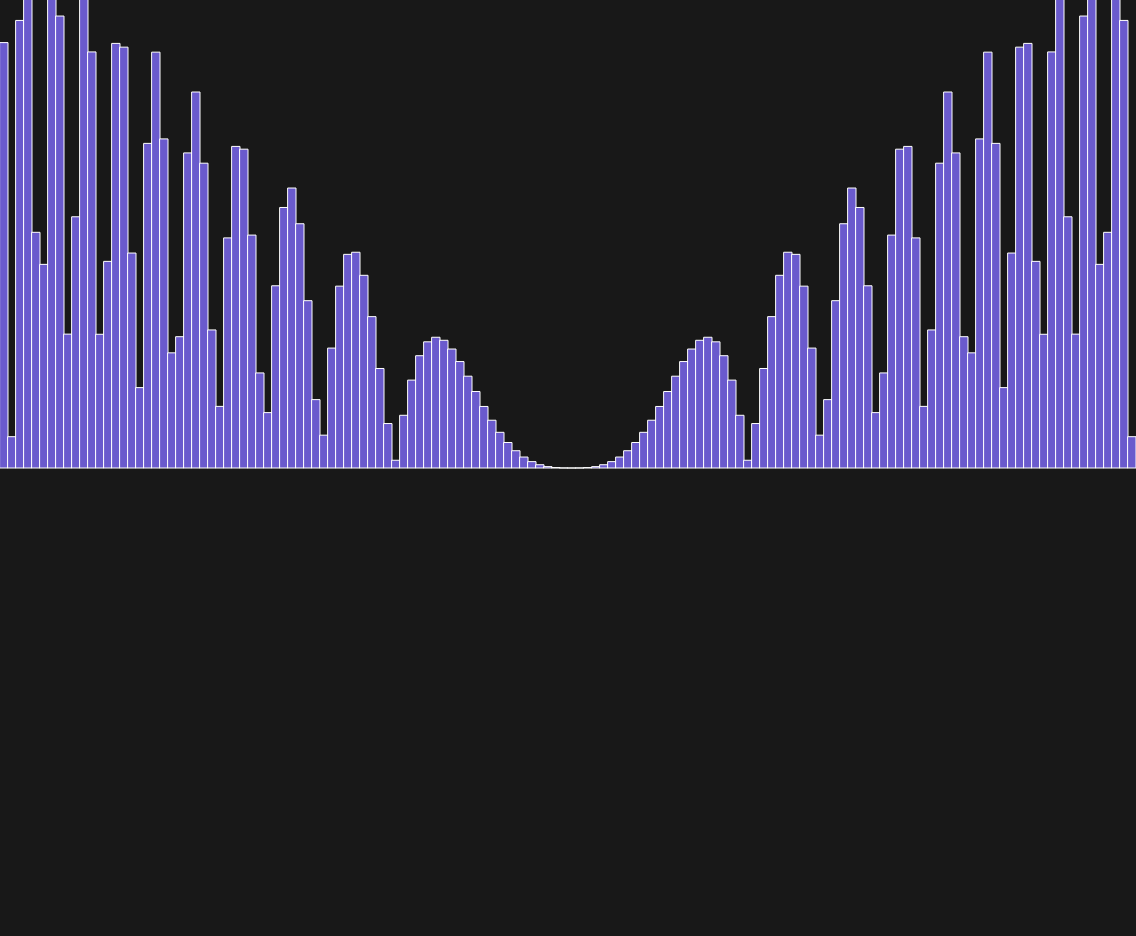
Frame 1 (no input)
Frame 2 (the mouse pressed at the canvas centre, redrawn once): identical to frame 1, image omitted

The p5.js sketch that drew this single still picture (run headless with seeded random() and noise() and a simulated clock; the mouse was pressed at the canvas centre and the sketch redrawn once):

// p5.js sketch
// ── sketch.js
const SKETCH_MARGIN = 32;

let scaling;
let dx;

function getCanvasWidth() {
  return windowWidth - SKETCH_MARGIN * 2;
}

function getCanvasHeight() {
  return windowHeight - SKETCH_MARGIN * 2;
}

function f(x) {
  return Math.sin(x * x) * x;
}

function shouldPaint(x, y) {
  const fx = f(x);

  return (0 < y && y < fx) || (0 > y && y > fx);
}

function sliderMoved() {
  redraw();
}

function setup() {
  createCanvas(getCanvasWidth(), getCanvasHeight());
  scaling = createSlider(1, 1000, 100, 1);
  dx = createSlider(.1, 32, 8, .1);
  scaling.input(sliderMoved);
  dx.input(sliderMoved);
  noLoop();
}

function draw() {
  background(24);

  translate(getCanvasWidth() / 2, getCanvasHeight() / 2);
  scale(1, -1);
  noFill();

  beginShape();
  for (let i = -getCanvasWidth() / 2; i < getCanvasWidth() / 2; i += dx.value()) {
    const x = i / scaling.value();
    drawRect(x * scaling.value(), f(x) * scaling.value(), 255, 'slateblue');
  }
  endShape();
}

function drawRect(x, y, stroke_color, fill_color) {
  stroke(stroke_color);
  fill(fill_color);
  rect(x, 0, dx.value(), y);
}

function windowResized() {
  resizeCanvas(getCanvasWidth(), getCanvasHeight());
}
